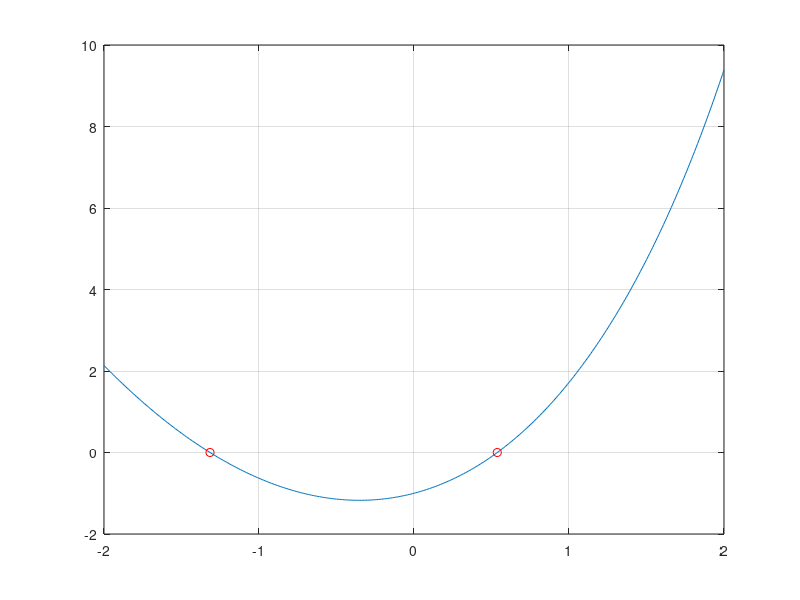

Here is the MATLAB script that generated this plot:
%________________________Metody Numeryczne______________________________
%_______________________Rownanie nieliniowe____________________________________

clc
clear

a=-2;
b=2;
h=0.01;
x=a:h:b;
f=inline('exp(x)+x.^2-2');
y=f(x);
epsilon=10^(-3);

% wykres
plot(x,y)

grid on
hold on

sqrt_1=fzero(f,-2);
sqrt_2=fzero(f,2);
plot(sqrt_1,0,'or');

hold on
plot(sqrt_2,0,'or');

% -----------------     metoda polowienia  --------------------------------
disp('-----------------     metoda polowienia  -------------------------');

BI_a=a;
BI_b=b;
BI_i=0;
BI_x=(BI_a+BI_b)/2;
while abs(BI_b-BI_a)>epsilon
    if (f(BI_a)*f(BI_x))<0
        BI_b=BI_x;
    else
        BI_a=BI_x;
    end
    BI_x=(BI_a+BI_b)/2;
    BI_i=BI_i+1;
end

metoda_polowenia = BI_x;
iter=BI_i;

disp('Metoda polowienia:');
disp(metoda_polowenia);
disp('iteracje:');
disp(iter);


% -----------------     regula falsi  --------------------------------
disp('-----------------     regula falsi  -------------------------');
FA_x=0;
FA_x1=((a*f(b))-(b*f(a)))/(f(b)-f(a));
FA_i=1;
while abs(FA_x1-FA_x)>epsilon
    FA_x=FA_x1;
    if (f(a)*f(FA_x))<0
        FA_x1=((FA_x*f(a))-(a*f(FA_x)))/(f(a)-f(FA_x));
    elseif (f(b)*f(FA_x))<0
        FA_x1=((FA_x*f(b))-(b*f(FA_x)))/(f(b)-f(FA_x));
    end
    FA_i=FA_i+1;
end
regula_falsi=FA_x1;
iter=FA_i;

disp('Regula Falsi:');
disp(regula_falsi);
disp('iteracje:');
disp(iter);

% -----------------     metoda newtona  --------------------------------
disp('-----------------     Metoda Newtona  -------------------------');
NE_x=a;
NE_x1=(1/(12*h))*(f(NE_x-(2*h))-(8*f(NE_x-h))+(8*f(NE_x+h))-f(NE_x+(2*h)));;
NE_i=1;
while abs(NE_x1-NE_x)>epsilon
    NE_x=NE_x1;
    NE_x_p=(1/(12*h))*(f(NE_x-(2*h))-(8*f(NE_x-h))+(8*f(NE_x+h))-f(NE_x+(2*h)));
    NE_x1=NE_x-(f(NE_x)/NE_x_p);
    NE_i=NE_i+1;
end
metoda_newtona=NE_x1;
iter=NE_i;

disp('Metoda Newtona:');
disp(regula_falsi);
disp('iteracje:');
disp(iter);


% -----------------     metoda wbudowana  --------------------------------
disp('-----------------     Metoda wbudowana  -------------------------');
metoda_wbudowana=fzero(f,a);
disp(metoda_wbudowana);


